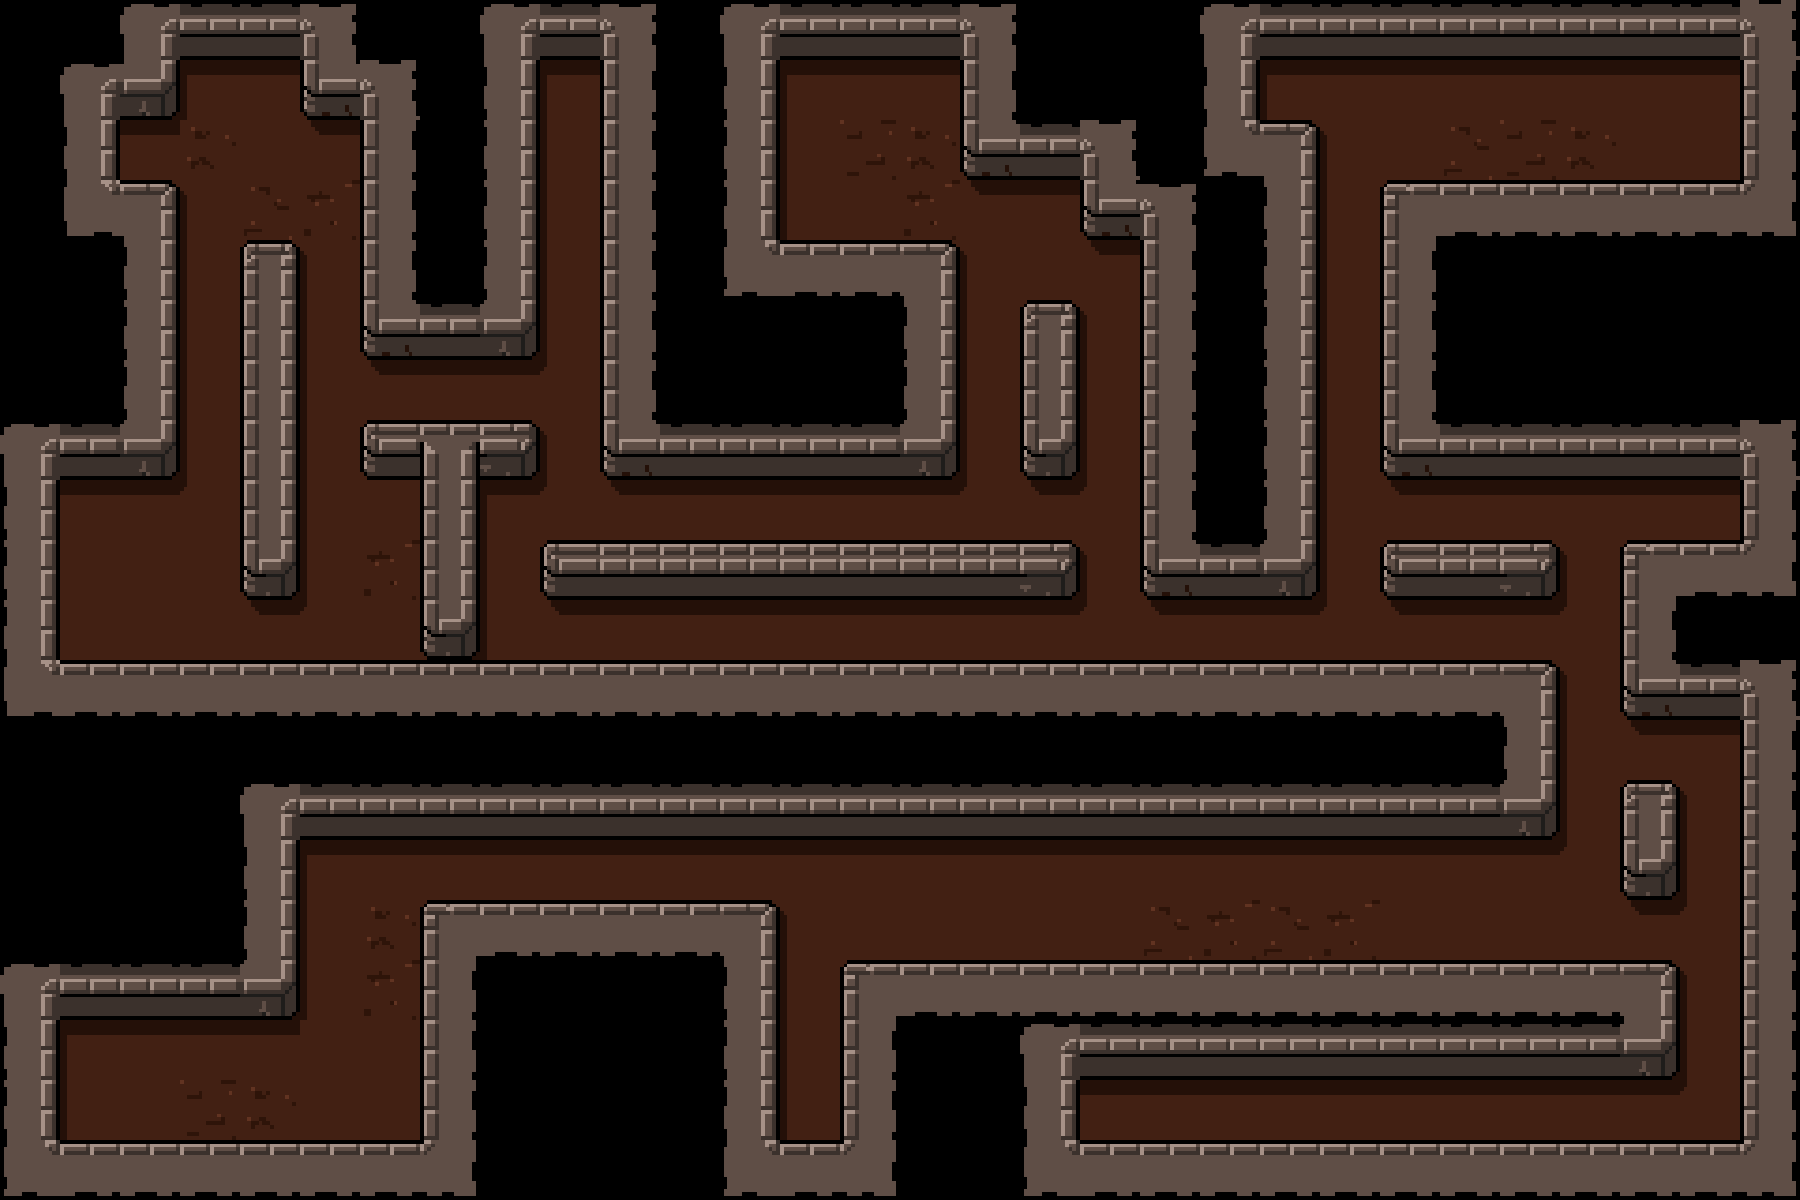

A level layout from a 2D game, rendered from its tile map. Below: a short description, then the map file with tile-grid data replaced by summaries:
An orthogonal 30x20 tile map with 60x60 px tiles, 1 tile layer (Слой тайлов 1) and 124 objects (32x solid, 23x torch, 17x ghost, 14x diamond, 12x bonus, ...).

<map version="1.0" orientation="orthogonal" renderorder="right-down" width="30" height="20" tilewidth="60" tileheight="60" nextobjectid="132">
 <tileset firstgid="1" name="map11" tilewidth="60" tileheight="60" tilecount="56">
  <image source="data/images/map11.png" width="480" height="420" />
 </tileset>
 <layer name="Слой тайлов 1" width="30" height="20">
  <data>[600 cells, 478 non-empty, 39 distinct tile ids]</data>
 </layer>
 <objectgroup name="collision">
  <object id="1" name="solid" x="0" y="3.0303" width="119.333" height="476.97" />
  <object id="2" name="solid" x="-5" y="-0.333333" width="1564.91" height="60.3333" />
  <object id="4" name="solid" x="360.333" y="52" width="179.333" height="308.333" />
  <object id="5" name="solid" x="600.182" y="49.6667" width="180.152" height="430.667" />
  <object id="7" name="solid" x="750" y="240.333" width="209.333" height="239.667" />
  <object id="8" name="solid" x="960.5" y="50.6667" width="299.5" height="129.333" />
  <object id="9" name="solid" x="1080.12" y="180" width="239.693" height="60" />
  <object id="10" name="solid" x="1140.36" y="231.636" width="179.636" height="368.364" />
  <object id="11" name="solid" x="1020.25" y="300.125" width="59.75" height="179.875" />
  <object id="12" name="solid" x="1241" y="120.125" width="79" height="62.875" />
  <object id="13" name="solid" x="1380.36" y="180.364" width="419.636" height="299.455" />
  <object id="15" name="solid" x="1740.36" y="47.4545" width="61.6364" height="1158.61" />
  <object id="16" name="solid" x="1620.36" y="540.182" width="176.606" height="179.455" />
  <object id="17" name="solid" x="1381.82" y="539.394" width="178" height="60.6061" />
  <object id="18" name="solid" x="1620.36" y="780.364" width="59.4545" height="119.636" />
  <object id="19" name="solid" x="226.667" y="660.364" width="1333.58" height="179.03" />
  <object id="21" name="solid" x="0" y="778.788" width="300.182" height="241.576" />
  <object id="22" name="solid" x="420.364" y="900" width="359.273" height="306.061" />
  <object id="23" name="solid" x="840.364" y="960.364" width="239.636" height="245.697" />
  <object id="24" name="solid" x="1066.67" y="960.364" width="613.152" height="119.636" />
  <object id="25" name="solid" x="-3.0303" y="1140.36" width="1800" height="114.182" />
  <object id="26" name="solid" x="0" y="957.576" width="59.8182" height="224.242" />
  <object id="27" name="solid" x="3.0303" y="451.515" width="56.9697" height="236.364" />
  <object id="28" name="solid" x="106.788" y="180.121" width="73.0303" height="299.697" />
  <object id="29" name="solid" x="240.364" y="240.364" width="59.6364" height="359.636" />
  <object id="30" name="solid" x="360.364" y="420.364" width="179.273" height="59.2727" />
  <object id="31" name="solid" x="420.182" y="442.424" width="59.8182" height="227.273" />
  <object id="32" name="solid" x="542.424" y="542.424" width="530.303" height="57.5758" />
  <object id="33" name="solid" x="306.061" y="57.5758" width="57.5758" height="54.5455" />
  <object id="34" name="solid" x="115.818" y="56.2424" width="63.8788" height="63.6364" />
  <object id="35" name="hero" x="846" y="68" width="48" height="48" />
  <object id="36" name="ghost" x="304" y="186" width="48" height="48" />
  <object id="37" name="ghost" x="66" y="546" width="48" height="48" />
  <object id="38" name="ghost" x="846" y="608" width="48" height="48" />
  <object id="39" name="ghost" x="1506" y="72" width="48" height="48" />
  <object id="40" name="ghost" x="1508" y="850" width="48" height="48" />
  <object id="41" name="ghost" x="786" y="1026" width="48" height="48" />
  <object id="42" name="ghost" x="128" y="1030" width="48" height="48" />
  <object id="43" name="door" x="1560.18" y="-0.181818" width="60" height="60" />
  <object id="44" name="solid" x="1620" y="0" width="154.545" height="59.6364" />
  <object id="45" name="ghost" x="365.333" y="1084" width="48" height="48" />
  <object id="47" name="ghost" x="126.667" y="128" width="48" height="48" />
  <object id="48" name="ghost" x="368" y="485.333" width="48" height="48" />
  <object id="49" name="ghost" x="546.667" y="65.3333" width="48" height="48" />
  <object id="50" name="ghost" x="786.667" y="188" width="48" height="48" />
  <object id="51" name="ghost" x="1085.33" y="365.333" width="48" height="48" />
  <object id="52" name="ghost" x="1684" y="488" width="48" height="48" />
  <object id="53" name="ghost" x="1145.33" y="1090.67" width="48" height="48" />
  <object id="54" name="ghost" x="1444" y="1089.33" width="48" height="48" />
  <object id="55" name="cyclop" x="968" y="852" width="48" height="48" />
  <object id="56" name="cyclop" x="1266.67" y="1088" width="48" height="48" />
  <object id="57" name="cyclop" x="1506.67" y="488" width="48" height="48" />
  <object id="58" name="cyclop" x="1685.33" y="68" width="48" height="48" />
  <object id="59" name="cyclop" x="1265.33" y="65.3333" width="48" height="48" />
  <object id="60" name="cyclop" x="666.667" y="492" width="48" height="48" />
  <object id="61" name="cyclop" x="189.333" y="366.667" width="48" height="48" />
  <object id="62" name="cyclop" x="250.667" y="66.6667" width="48" height="48" />
  <object id="63" name="cyclop" x="245.333" y="606.667" width="48" height="48" />
  <object id="64" name="cyclop" x="546.667" y="192" width="48" height="48" />
  <object id="65" name="minotaur" x="546.667" y="369.333" width="48" height="48" />
  <object id="66" name="demon" x="665.333" y="608" width="48" height="48" />
  <object id="67" name="demon" x="968" y="250.667" width="48" height="48" />
  <object id="68" name="demon" x="1444" y="125.333" width="48" height="48" />
  <object id="69" name="demon" x="1201.33" y="896" width="48" height="48" />
  <object id="70" name="demon" x="1689.33" y="1025.33" width="48" height="48" />
  <object id="71" name="flash" x="184" y="1085.33" width="48" height="48" />
  <object id="72" name="cyclop" x="313.333" y="914.667" width="48" height="48" />
  <object id="73" name="ghost" x="537.333" y="850.667" width="48" height="48" />
  <object id="131" name="solid" x="1" y="660.333" width="268" height="69" />
 </objectgroup>
 <objectgroup name="bonuses" visible="0">
  <object id="74" name="key" x="780" y="1080" width="60" height="60" />
  <object id="76" name="heart" x="238" y="1080" width="60" height="60" />
  <object id="77" name="potion" x="1682" y="120" width="60" height="60" />
  <object id="78" name="chest" x="364" y="480" width="60" height="60" />
  <object id="79" name="chest" x="1316" y="1082" width="60" height="60" />
  <object id="80" name="heart" x="544" y="120" width="60" height="60" />
  <object id="81" name="diamond" x="542" y="60" width="60" height="60" />
  <object id="82" name="diamond" x="242" y="118" width="60" height="60" />
  <object id="83" name="diamond" x="62" y="486" width="60" height="60" />
  <object id="84" name="diamond" x="480" y="598" width="60" height="60" />
  <object id="85" name="diamond" x="900" y="58" width="60" height="60" />
  <object id="86" name="diamond" x="780" y="180" width="60" height="60" />
  <object id="87" name="diamond" x="1500" y="122" width="60" height="60" />
  <object id="88" name="diamond" x="1504" y="480" width="60" height="60" />
  <object id="89" name="diamond" x="1200" y="604" width="60" height="60" />
  <object id="90" name="diamond" x="1680" y="782" width="60" height="60" />
  <object id="91" name="diamond" x="1136" y="1082" width="60" height="60" />
  <object id="92" name="diamond" x="1016" y="838" width="60" height="60" />
  <object id="93" name="diamond" x="544" y="840" width="60" height="60" />
  <object id="94" name="diamond" x="60" y="1018" width="60" height="60" />
  <object id="95" name="bonus" x="118" y="1078" width="60" height="60" />
  </objectgroup>
 <objectgroup name="torch" visible="0">
  <!-- 23 objects omitted --></objectgroup>
</map>
<!-- 34 of 124 objects omitted -->